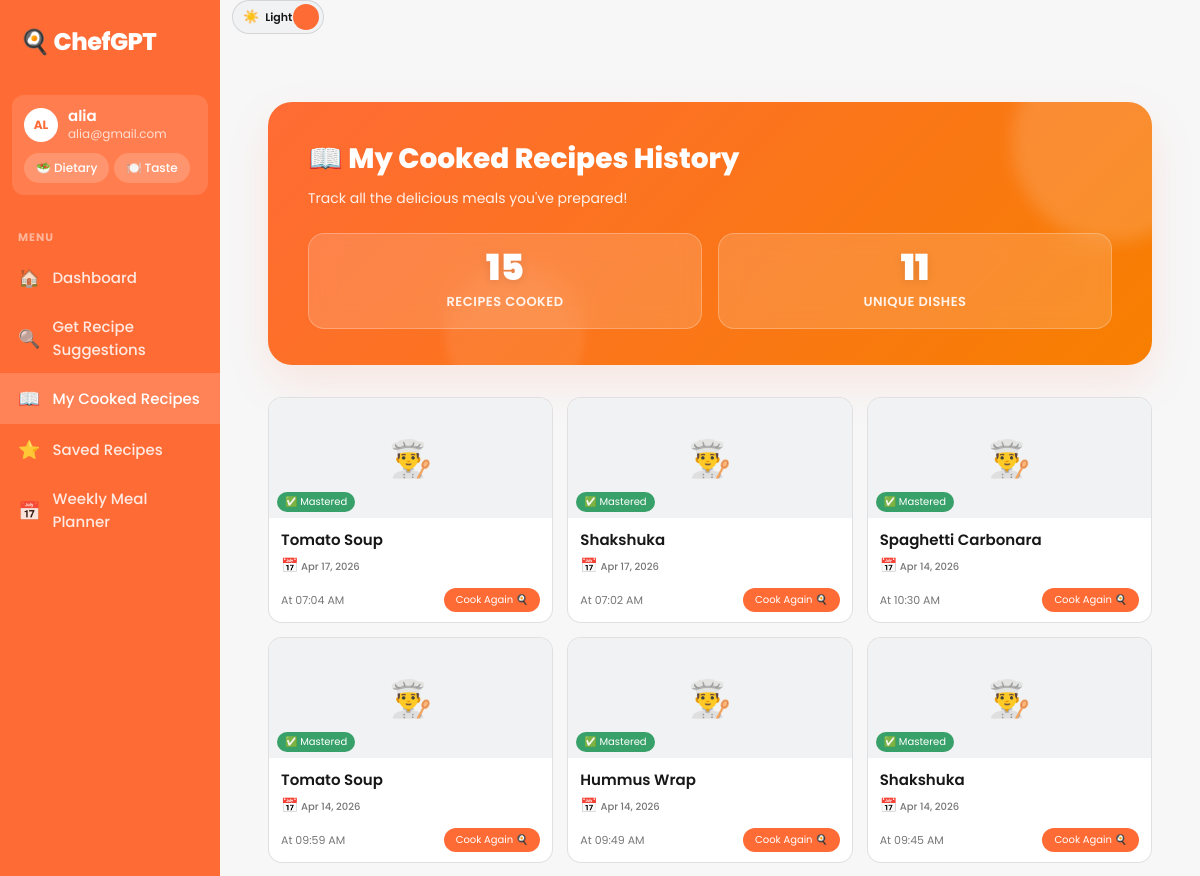
/cooked-history (signed in, upper part), run on an earlier commit of the app's database.
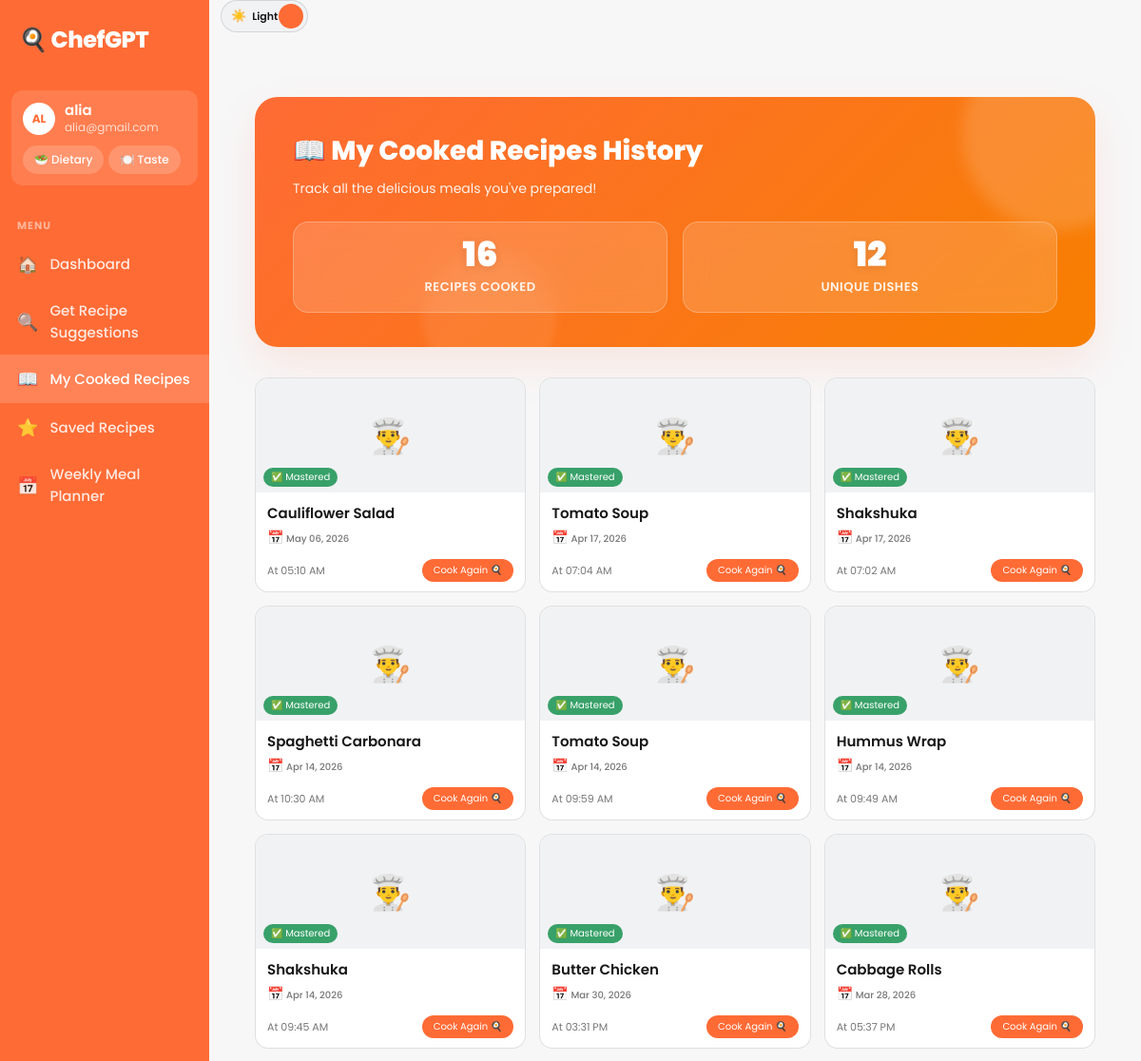
And on a later commit of the database.
### app.py (models this page shows)
class CookedRecipe(db.Model):
    __tablename__ = 'cooked_recipes'
    id = db.Column(db.Integer, primary_key=True)
    user_id = db.Column(db.Integer, db.ForeignKey('user.id'), nullable=False)
    recipe_id = db.Column(db.Integer, nullable=False)
    recipe_name = db.Column(db.String(200), nullable=False)
    cooked_at = db.Column(db.DateTime, default=datetime.utcnow)
    user = db.relationship('User', backref='cooked_recipes')

### app.py (the view)
@app.route("/cooked-history")
@login_required
def cooked_history():
    cooked_recipes = CookedRecipe.query.filter_by(user_id=current_user.id)\
        .order_by(CookedRecipe.cooked_at.desc()).all()
    return render_template("cooked_history.html", recipes=cooked_recipes)

### app.py (called while the page is built)
@login_manager.user_loader
def load_user(user_id):
    return User.query.get(int(user_id))

### templates/cooked_history.html (shortened to what this page needs)
{% extends "base.html" %}
{% block extra_head %}
    <link rel="stylesheet" href="{{ url_for('static', filename='css/history.css') }}">
{% endblock %}
{% block content %}
    <div class="container">
        <div class="page-header">
            <h2>📖 My Cooked Recipes History</h2>
            <p>Track all the delicious meals you've prepared!</p>
            <div class="stats">
                <div class="stat-card">
                    <div class="stat-number">{{ recipes|length }}</div>
                    <div class="stat-label">Recipes Cooked</div>
                </div>
                <div class="stat-card">
                    <div class="stat-number">{{ recipes|map(attribute='recipe_id')|unique|list|length }}</div>
                    <div class="stat-label">Unique Dishes</div>
                </div>
            </div>
        </div>
        {% if recipes|length == 0 %}
            <div class="empty-state">
                <div style="font-size: 48px; margin-bottom: 16px;">🍽️</div>
                <h3>No Recipes Cooked Yet</h3>
                <p>Start your cooking journey by finding recipes and marking them as cooked!</p>
                <a href="{{ url_for('recommend_page') }}">Find Recipes to Cook</a>
            </div>
        {% else %}
            <div class="recipe-grid">
            {% for cooked in recipes %}
                <div class="recipe-card" onclick="window.location.href='{{ url_for('recipe_detail', recipe_id=cooked.recipe_id) }}'">
                    <div class="recipe-card-img">
                        <div class="recipe-img-placeholder">👨‍🍳</div>
                        <div class="recipe-time-badge" style="background: #38A169;">✅ Mastered</div>
                    </div>
                    <div class="recipe-card-body">
                        <div class="recipe-card-name" style="font-size: 15px;">{{ cooked.recipe_name }}</div>
                        <div class="recipe-card-meta" style="color: var(--muted); font-weight: 500; margin-top: 4px;">
                            <span style="font-size: 14px;">📅</span> {{ cooked.cooked_at.strftime('%b %d, %Y') }}
                        </div>
                        <div class="recipe-card-footer" style="margin-top: 12px;">
                            <div class="recipe-rating" style="font-size: 11px;">At {{ cooked.cooked_at.strftime('%I:%M %p') }}</div>
                            <div class="recipe-view-btn" style="background: var(--brand);">Cook Again 🍳</div>
                        </div>
                    </div>
                </div>
            {% endfor %}
            </div>
        {% endif %}
    </div>
{% endblock %}

What changed in the data, as far as the page shows it:
added CookedRecipe: recipe_name "Cauliflower Salad", cooked_at "May 06, 2026", cooked_at "05:10 AM"
now on this page (row unchanged): CookedRecipe: recipe_name "Butter Chicken", cooked_at "Mar 30, 2026", cooked_at "03:31 PM"
now on this page (row unchanged): CookedRecipe: recipe_name "Cabbage Rolls", cooked_at "Mar 28, 2026", cooked_at "05:37 PM"
Also different on the page:
{{ recipes|length }}: "15" → "16"
{{ recipes|map(attribute='recipe_id')|unique|list|length }}: "11" → "12"
